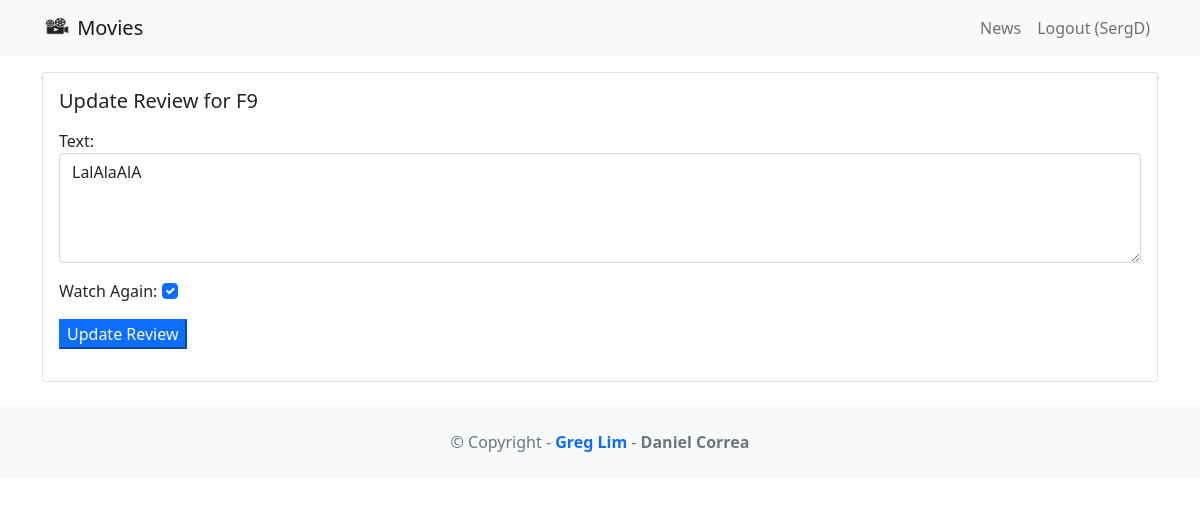
Page /movie/review/1 (signed in) on the committed database.
### movie/models.py (models this page shows, shortened)
class Review(models.Model):
    text = models.CharField(max_length=100)
    dete = models.DateTimeField(auto_now_add=True)
    user = models.ForeignKey(User, on_delete=models.CASCADE)
    movie = models.ForeignKey(Movie, on_delete=models.CASCADE)
    watchAgain = models.BooleanField()

class Movie(models.Model):
    title = models.CharField(max_length=100)
    description = models.CharField(max_length=250)
    image = models.ImageField(upload_to='movie/images/')
    url = models.URLField(blank=True)

### movie/views.py (the view, shortened to what this page needs)
# urls.py: path('review/<int:review_id>', views.updatereview, name='updatereview'),
@login_required
def updatereview(request, review_id):
    review = get_object_or_404(Review,
                               pk=review_id,
                               user=request.user)
    if request.method == 'GET':
        form = ReviewForm(instance=review)
        return render(request, 'updatereview.html', {'review':review, 'form':form})

### movie/forms.py
class ReviewForm(ModelForm):
    def __init__(self, *args, **kwargs):
        super(ModelForm, self).__init__(*args, **kwargs)
        self.fields['text'].widget.attrs.update({'class':'form-control'})
        self.fields['watchAgain'].widget.attrs.update({'class':'form-check-input'})
    class Meta:
        model = Review
        fields = ['text', 'watchAgain']
        labels = {'watchAgain': 'Watch Again'}
        widgets = {'text': Textarea(attrs={'rows':4})}

### movie/templates/updatereview.html (shortened to what this page needs)
{% extends 'base.html' %}
{% block content %}
    <div class="card mb-3">
        <div class="row g-0">
            <div>
                <div class="card-body">
                    <h5 class="card-title">
                        Update Review for {{ review.movie.title }}
                    </h5>
                    <p class="card-text">
                        <form method="post">
                            {{ form.as_p }}
                        <button type="submit" class="btn-primary">
                            Update Review
                        </button>
                        </form>
                     </p>
                </div>
            </div>
        </div>
    </div>
{% endblock content %}

### moviereviews/templates/base.html (shortened to what this page needs)
<!DOCTYPE html>
<html lang="en">
<head>
    <link href="https://cdn.jsdelivr.net/npm/bootstrap@5.1.1/dist/css/bootstrap.min.css"
          rel="stylesheet"
 />
</head>
<body>
    {% load static %}
    <nav class="navbar navbar-expand-lg navbar-light bg-light mb-3">
    <div class="container">
        <a class="navbar-brand" href="{% url 'home' %}">
            <img src="{% static 'images/movie.png' %}"
                alt="" width="30" height="24"
                class="d-inline-block align-text-top" />
            Movies
        </a>
        <div class="collapse navbar-collapse" id="navbarNavAltMarkup">
            <div class="navbar-nav ms-auto">
                <a class="nav-link" href="{% url 'news' %}">News</a>
                {% if user.is_authenticated %}
                    <a class="nav-link" href="{% url 'logoutaccount' %}">Logout ({{ user.username }})</a>
                {% else %}
                    <a class="nav-link" href="{% url 'loginaccount' %}">Login</a>
                    <a class="nav-link" href="{% url 'signupaccount' %}">Sign Up</a>
                {% endif %}
            </div>
        </div>
    </div>
    </nav>
    <div class="container">
        {% block content %}
        {% endblock content %}
    </div>
    <footer class="text-center text-lg-start bg-light text-muted mt-4">
        <div class="text-center p-4">
            © Copyright -
            <a class="textx-reset fw-bold text-decoration-none" target="_blank"
               href="https://twitter.com/greglim81">Greg Lim</a> -
            <a class="text-reset fw-bold text-decoration-none" target="_blank"
               href="https://twitter.com/danielgarax">Daniel Correa</a>
        </div>
    </footer>
</body>
</html>

### rows in the picture
Review: movie "F9", text "LalAlaAlA", watchAgain "☑"

### other values in the picture
{{ user.username }} "SergD"
